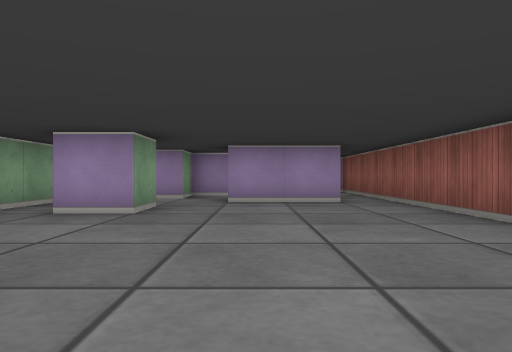
view 1 (above)

16 first-person views from a walk through a cub3D level. The camera is about half as high as the walls, looks level and sees 70° across. The floor is counted in squares. Each view is taken from the middle of a square. On the plan, view 1 faces up. The plan holds only what a view shows up to about 9 squares ahead; the rest is blank. The place goes on beyond the plan.

view 2
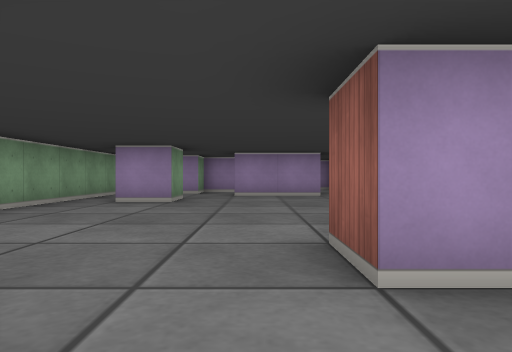

view 3
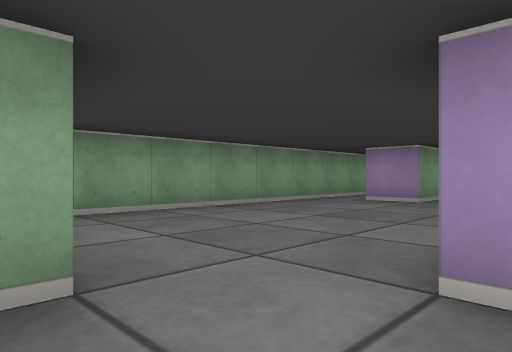

view 4
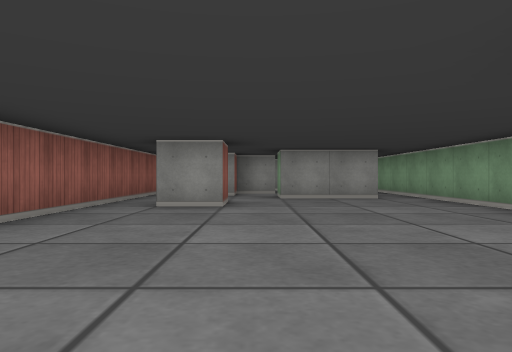

view 5
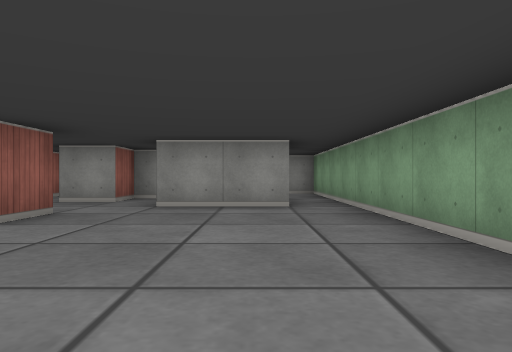

view 6
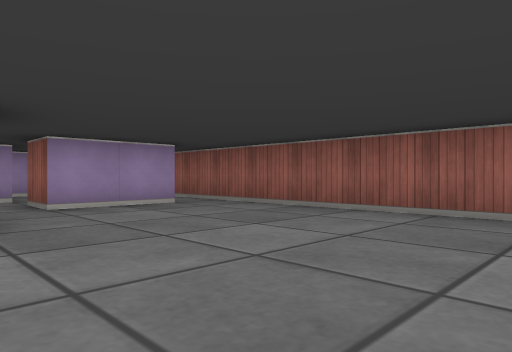

view 7
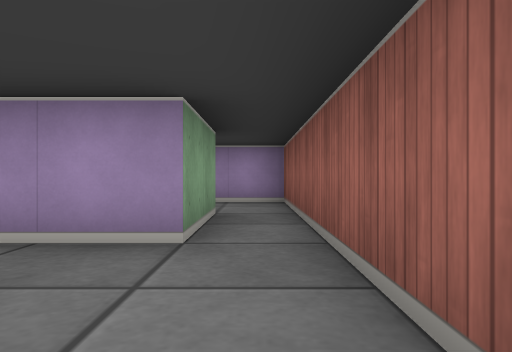

view 8
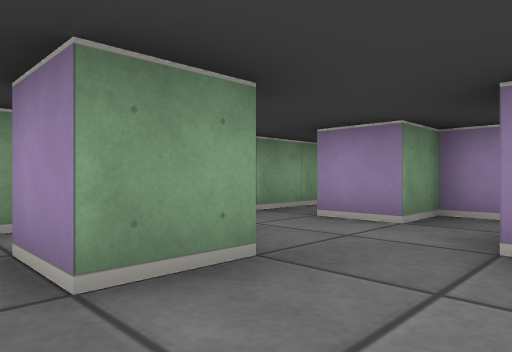

view 9
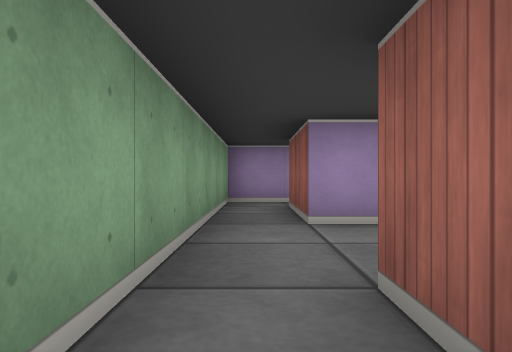

view 10
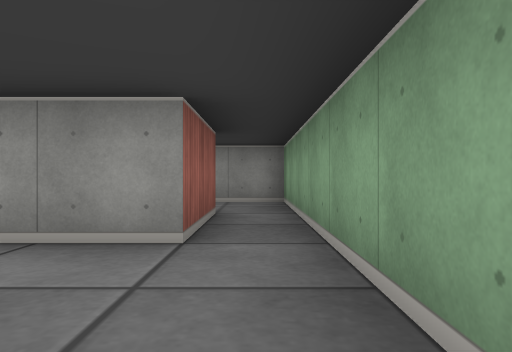

view 11
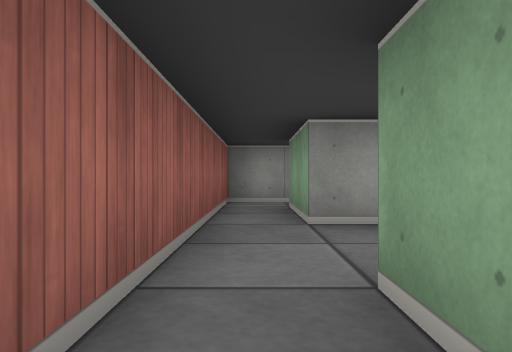

view 12
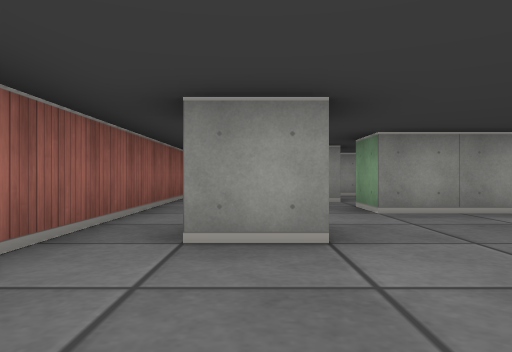

view 13
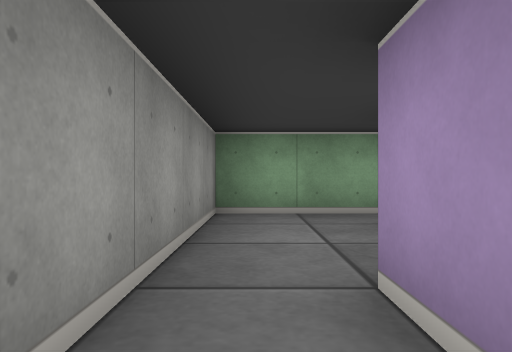

view 14
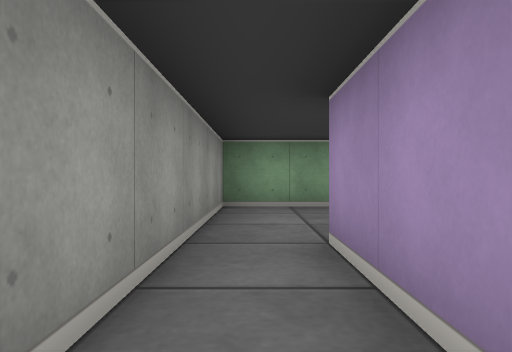

view 15
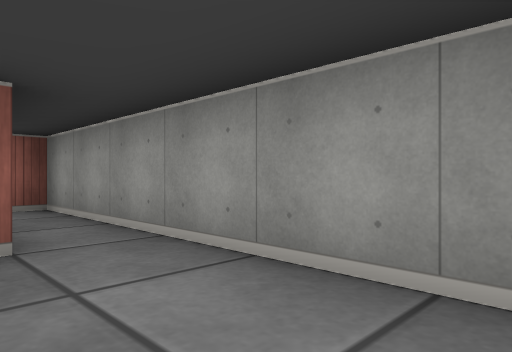

view 16
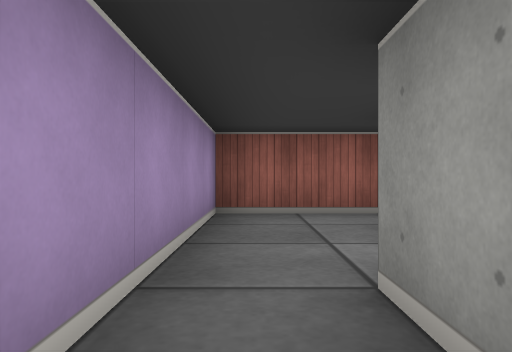

### Floor plan
Ten units are one square. View 1 is at (0, 0); x grows to the right and y downward. Boxes are objects, and circles mark ways between rooms. Rooms are numbered by the first view taken in them; rooms with no view inside come last. Other rooms are left out.
<svg viewBox="-40 -110 70 170">
<path fill="none" stroke="#000" d="M11 5 5 5 5 -5 15 -5 15 5M-15 -55 -15 -45 -25 -45 -25 -55M15 -65 -5 -65 -5 -75M-6 35 5 35 5 25 15 25 15 45M-15 -75 -25 -75M-25 35 -25 15 -5 15 -5 25M-35 -75 -35 35M25 45 25 -65M15 45 -5 45M-35 35 -35 55 15 55M15 55 25 55 25 45M-14 -95 -5 -95M-5 -105 -35 -105 -35 -75M-25 -75 -25 -94M15 -85 15 -65M-4 -85 -15 -85 -15 -75M25 -65 25 -105 -5 -105"/>
<circle cx="-10" cy="30" r="3" fill="#2a7"/>
<circle cx="-30" cy="25" r="3" fill="#2a7"/>
<circle cx="20" cy="35" r="3" fill="#2a7"/>
<circle cx="-30" cy="-85" r="3" fill="#2a7"/>
<circle cx="-10" cy="-80" r="3" fill="#2a7"/>
<circle cx="20" cy="-75" r="3" fill="#2a7"/>
<circle cx="5" cy="50" r="3" fill="#2a7"/>
<circle cx="-15" cy="-100" r="3" fill="#2a7"/>
<text x="-10" y="-20">1</text>
<text x="-10" y="50">2</text>
<text x="20" y="50">3</text>
<text x="-20" y="-100">4</text>
<text x="10" y="-90">5</text>
</svg>
Room 1 opens to room 2. Room 1 opens to room 3. Room 1 opens to room 4. Room 1 opens to room 5. Room 2 opens to room 3. Room 4 opens to room 5.

Where each view was taken, in squares from view 1:
view 1: 0 up, 0 right, facing up
view 2: 2 down, 0 right, facing up
view 3: 2 down, 1 right, facing up-left
view 4: 6 up, 0 right, facing down
view 5: 4 up, 2 left, facing down
view 6: 1 up, 2 left, facing up-right
view 7: 4 up, 2 right, facing up
view 8: 4 up, 0 right, facing up-left
view 9: 4 up, 3 left, facing up
view 10: 1 up, 3 left, facing down
view 11: 1 up, 2 right, facing down
view 12: 3 up, 1 right, facing down
view 13: 5 down, 1 right, facing left
view 14: 5 down, 2 right, facing left
view 15: 4 down, 3 left, facing down-right
view 16: 10 up, 2 left, facing right
